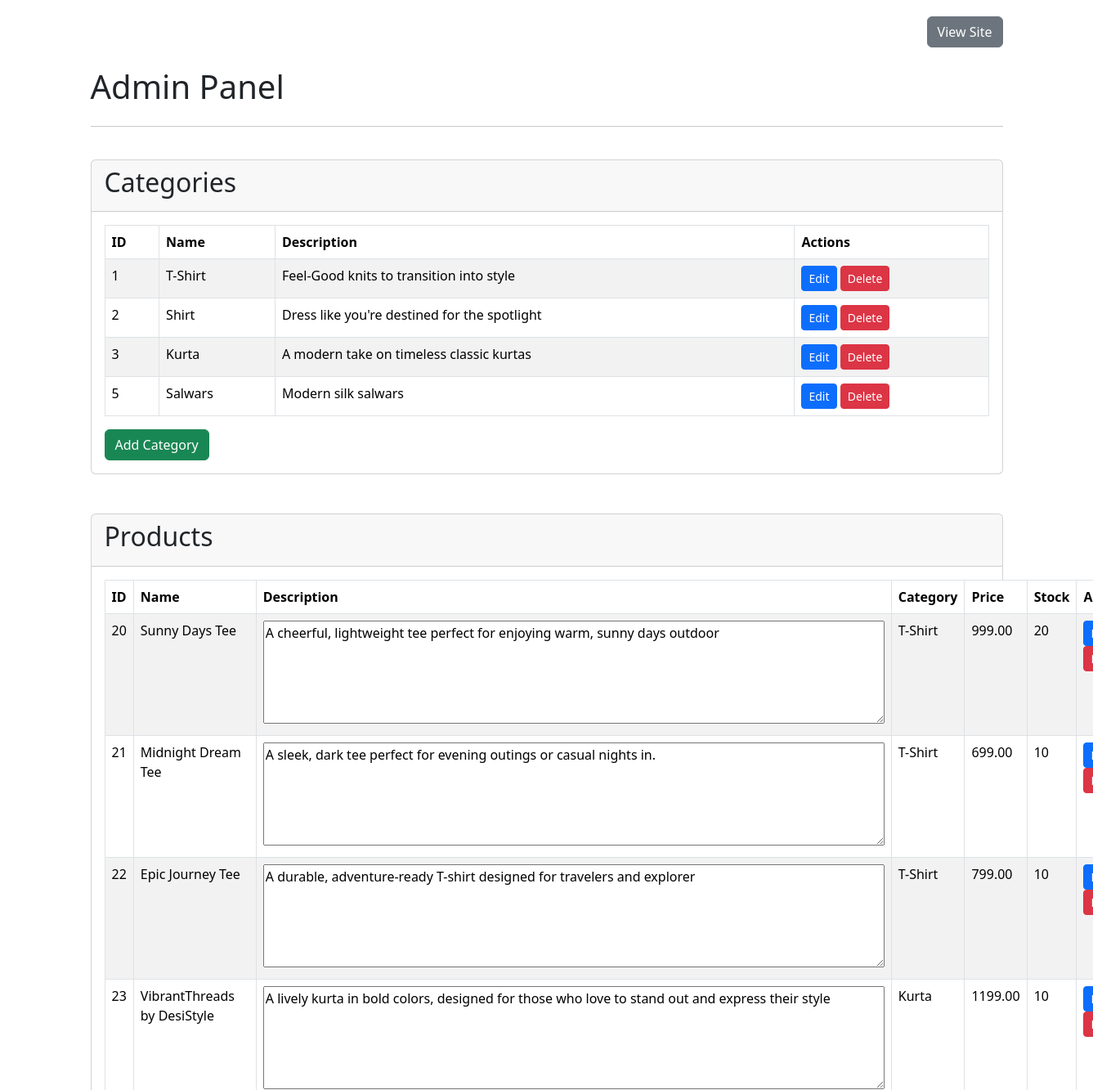
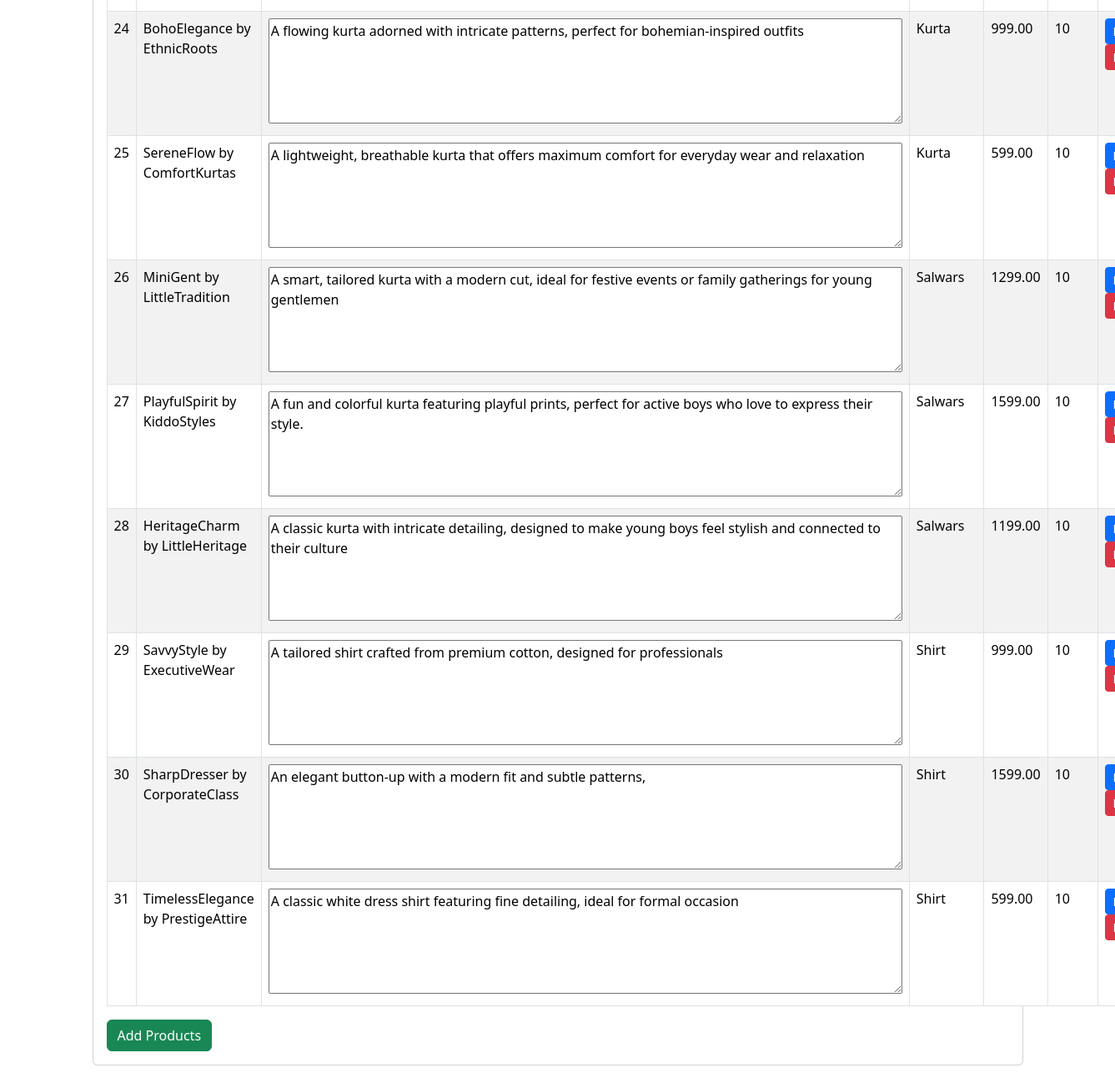
Screenshot of /adminpage/home/ with the database file from the repository (2 pictures, top to bottom).
### kow_app/models.py (models this page shows, shortened)
class Category(models.Model):
    name=models.CharField(max_length=50)
    description = models.TextField(blank=True)
    image = models.ImageField(upload_to='category', blank=True)

class Products(models.Model):
    seller = models.ForeignKey(Seller, on_delete=models.CASCADE, null=True)
    category = models.ForeignKey(Category, on_delete=models.CASCADE, null=True, related_name='products')
    name=models.CharField(max_length=50, unique=True)
    description=models.TextField()
    price=models.DecimalField(max_digits=10,decimal_places=2)
    quantity=models.PositiveIntegerField(default=0)
    reorder_level = models.IntegerField(default=5)
    image = models.ImageField(upload_to='product', blank=True)
    last_update_date = models.DateTimeField(auto_now=True)

### kow_app/views.py (the view)
# urls.py: 2. Add a URL to urlpatterns:  path('', views.home, name='home')
def home(request):
    products_list = Products.objects.all()
    category_list = Category.objects.all()
    return render(request, 'admin_home.html', {'categories': category_list, 'products': products_list})

### kow_app/context_processors.py (called while the page is built, shortened)
def counter(request):
    item_count = 0
    if 'admin' in request.path:
        return {}
    return dict(item_count=item_count)

def menu_links(request):
    links = Category.objects.all()
    return dict(links=links)

### seller/context_processors.py (called while the page is built)
def seller_processor(request):
    try:
        seller = request.user.seller
        notifications = SellerNotification.objects.filter(receiver=seller.user)
        notification_count = SellerNotification.objects.count()
        context = {
            'seller': seller,
            'notifications': notifications,
            'notification_count': notification_count,
        }
        return context
    except:
        return {'seller': 'Not a Seller'}

### templates/admin_home.html (shortened to what this page needs)
{% load static %}
<!DOCTYPE html>
<html lang="en">
<head>
    <link href="https://cdn.jsdelivr.net/npm/bootstrap@5.3.2/dist/css/bootstrap.min.css" rel="stylesheet">
</head>
<body>
    <div class="container">
        <div class="row" style="padding-top: 20px;">
            <div class="col">
            </div>
            <div class="col-auto">
                <a href="{% url 'index' %}" class="btn btn-secondary">View Site</a>
            </div>
        </div>
        <h1 class="mt-4 mb-4">Admin Panel</h1>
        <hr><br>
            <div class="col-md-12">
                <div class="card">
                    <div class="card-header">
                        <h2>Categories</h2>
                    </div>
                    <div class="card-body">
                        <div id="categoryTable">
                            <table class="table table-bordered table-striped">
                                <thead>
                                    <tr>
                                        <th>ID</th>
                                        <th>Name</th>
                                        <th>Description</th>
                                        <th>Actions</th>
                                    </tr>
                                </thead>
                                <tbody>
                                    {% for category in categories %}
                                        <tr>
                                            <td>{{ category.id }}</td>
                                            <td>{{ category.name }}</td>
                                            <td>{{ category.description }}</td>
                                            <td>
                                                <a href="{% url 'edit_category' category.id %}" class="btn btn-sm btn-primary">Edit</a>
                                                <button class="btn btn-sm btn-danger delete-category" data-category-id="{{ category.id }}">Delete</button>
                                            </td>
                                        </tr>
                                    {% endfor %}
                                </tbody>
                            </table>
                            <a href="{% url 'add_category' %}" class="btn btn-success">Add Category</a>
                        </div>
                    </div>
                </div>
            </div><br><br>
            <div class="col-md-12">
                <div class="card">
                    <div class="card-header">
                        <h2>Products</h2>
                    </div>
                    <div class="card-body">
                        <div id="productTable">
                            <table class="table table-bordered table-striped">
                                <thead>
                                    <tr>
                                        <th>ID</th>
                                        <th>Name</th>
                                        <th style="width: 50%;">Description</th>
                                        <th>Category</th>
                                        <th>Price</th>
                                        <th>Stock</th>
                                        <th>Actions</th>
                                    </tr>
                                </thead>
                                <tbody>
                                    {% for product in products %}
                                        <tr>
                                            <td>{{ product.id }}</td>
                                            <td>{{ product.name }}</td>
                                            <td style="width: 50%;"><textarea rows="5" cols="80" readonly>{{ product.description }}</textarea></td>
                                            <td>{{ product.category.name }}</td>
                                            <td>{{ product.price }}</td>
                                            <td>{{ product.quantity }}</td>
                                            <td>
                                                <a href="{% url 'edit_product' product.id %}" class="btn btn-sm btn-primary">Edit</a>
                                                <button class="btn btn-sm btn-danger delete-product" data-product-id="{{ product.id }}">Delete</button>
                                            </td>
                                        </tr>
                                    {% endfor %}
                                </tbody>
                            </table>
                            <a href="{% url 'add_product' %}" class="btn btn-success">Add Products</a>
                        </div>
                    </div>
                </div>
            </div>
    </div>
    <br><br>
</body>
</html>

### rows the page displays
Category: id "1", name "T-Shirt", description "Feel-Good knits to transition into style"
Category: id "2", name "Shirt", description "Dress like you're destined for the spotlight"
Category: id "3", name "Kurta", description "A modern take on timeless classic kurtas"
Category: id "5", name "Salwars", description "Modern silk salwars"
Products: id "20", name "Sunny Days Tee", description "A cheerful, lightweight tee perfect for enjoying warm, sunny days outdoor", category.name "T-Shirt", price "999.00", quantity "20"
Products: id "21", name "Midnight Dream Tee", description "A sleek, dark tee perfect for evening outings or casual nights in.", category.name "T-Shirt", price "699.00", quantity "10"
Products: id "22", name "Epic Journey Tee", description "A durable, adventure-ready T-shirt designed for travelers and explorer", category.name "T-Shirt", price "799.00", quantity "10"
Products: id "23", name "VibrantThreads by DesiStyle", description "A lively kurta in bold colors, designed for those who love to stand out and express their style", category.name "Kurta", price "1199.00", quantity "10"
Products: id "24", name "BohoElegance by EthnicRoots", description "A flowing kurta adorned with intricate patterns, perfect for bohemian-inspired outfits", category.name "Kurta", price "999.00", quantity "10"
Products: id "25", name "SereneFlow by ComfortKurtas", description "A lightweight, breathable kurta that offers maximum comfort for everyday wear and relaxation", category.name "Kurta", price "599.00", quantity "10"
Products: id "26", name "MiniGent by LittleTradition", description "A smart, tailored kurta with a modern cut, ideal for festive events or family gatherings for young gentlemen", category.name "Salwars", price "1299.00", quantity "10"
Products: id "27", name "PlayfulSpirit by KiddoStyles", description "A fun and colorful kurta featuring playful prints, perfect for active boys who love to express their style.", category.name "Salwars", price "1599.00", quantity "10"
Products: id "28", name "HeritageCharm by LittleHeritage", description "A classic kurta with intricate detailing, designed to make young boys feel stylish and connected to their culture", category.name "Salwars", price "1199.00", quantity "10"
Products: id "29", name "SavvyStyle by ExecutiveWear", description "A tailored shirt crafted from premium cotton, designed for professionals", category.name "Shirt", price "999.00", quantity "10"
Products: id "30", name "SharpDresser by CorporateClass", description "An elegant button-up with a modern fit and subtle patterns,", category.name "Shirt", price "1599.00", quantity "10"
Products: id "31", name "TimelessElegance by PrestigeAttire", description "A classic white dress shirt featuring fine detailing, ideal for formal occasion", category.name "Shirt", price "599.00", quantity "10"
